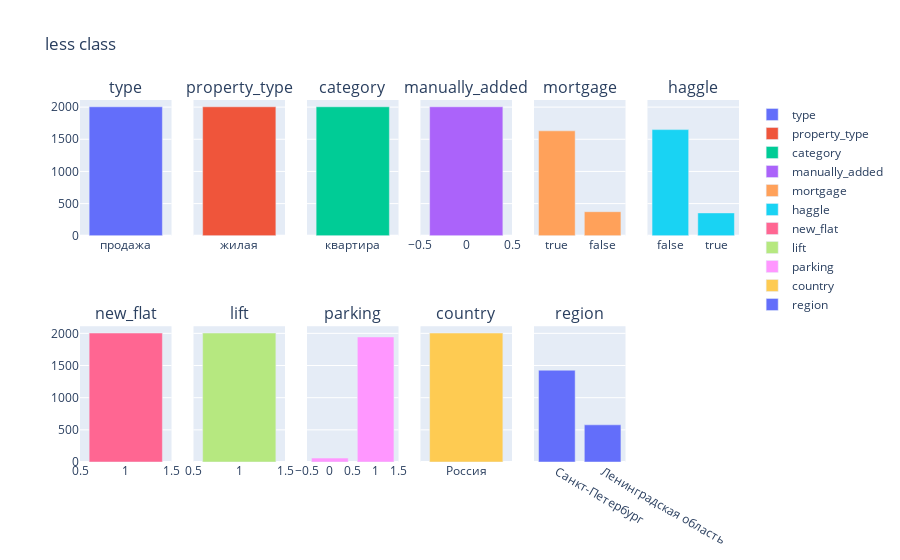

The notebook cell saved with this chart:
### Code cell
subplot_show(list_check_less_3, 'less class', col_num=6)

### Figure 1 — Plotly figure (JSON) as saved in the notebook; plotly's stock layout.template omitted (floating-point values rounded to 4 significant figures)
{"data": [{"name": "type", "type": "bar", "x": ["продажа"], "xaxis": "x", "y": [2005], "yaxis": "y"}, {"name": "property_type", "type": "bar", "x": ["жилая"], "xaxis": "x2", "y": [2005], "yaxis": "y2"}, {"name": "category", "type": "bar", "x": ["квартира"], "xaxis": "x3", "y": [2005], "yaxis": "y3"}, {"name": "manually_added", "type": "bar", "x": [0], "xaxis": "x4", "y": [2005], "yaxis": "y4"}, {"name": "mortgage", "type": "bar", "x": [true, false], "xaxis": "x5", "y": [1631, 374], "yaxis": "y5"}, {"name": "haggle", "type": "bar", "x": [false, true], "xaxis": "x6", "y": [1650, 355], "yaxis": "y6"}, {"name": "new_flat", "type": "bar", "x": [1], "xaxis": "x7", "y": [2005], "yaxis": "y7"}, {"name": "lift", "type": "bar", "x": [1], "xaxis": "x8", "y": [2005], "yaxis": "y8"}, {"name": "parking", "type": "bar", "x": [1, 0], "xaxis": "x9", "y": [1944, 61], "yaxis": "y9"}, {"name": "country", "type": "bar", "x": ["Россия"], "xaxis": "x10", "y": [2005], "yaxis": "y10"}, {"name": "region", "type": "bar", "x": ["Санкт-Петербург", "Ленинградская область"], "xaxis": "x11", "y": [1427, 578], "yaxis": "y11"}], "layout": {"annotations": [{"font": {"size": 16}, "showarrow": false, "text": "type", "x": 0.06944, "xanchor": "center", "xref": "paper", "y": 1, "yanchor": "bottom", "yref": "paper"}, {"font": {"size": 16}, "showarrow": false, "text": "property_type", "x": 0.2417, "xanchor": "center", "xref": "paper", "y": 1, "yanchor": "bottom", "yref": "paper"}, {"font": {"size": 16}, "showarrow": false, "text": "category", "x": 0.4139, "xanchor": "center", "xref": "paper", "y": 1, "yanchor": "bottom", "yref": "paper"}, {"font": {"size": 16}, "showarrow": false, "text": "manually_added", "x": 0.5861, "xanchor": "center", "xref": "paper", "y": 1, "yanchor": "bottom", "yref": "paper"}, {"font": {"size": 16}, "showarrow": false, "text": "mortgage", "x": 0.7583, "xanchor": "center", "xref": "paper", "y": 1, "yanchor": "bottom", "yref": "paper"}, {"font": {"size": 16}, "showarrow": false, "text": "haggle", "x": 0.9306, "xanchor": "center", "xref": "paper", "y": 1, "yanchor": "bottom", "yref": "paper"}, {"font": {"size": 16}, "showarrow": false, "text": "new_flat", "x": 0.06944, "xanchor": "center", "xref": "paper", "y": 0.375, "yanchor": "bottom", "yref": "paper"}, {"font": {"size": 16}, "showarrow": false, "text": "lift", "x": 0.2417, "xanchor": "center", "xref": "paper", "y": 0.375, "yanchor": "bottom", "yref": "paper"}, {"font": {"size": 16}, "showarrow": false, "text": "parking", "x": 0.4139, "xanchor": "center", "xref": "paper", "y": 0.375, "yanchor": "bottom", "yref": "paper"}, {"font": {"size": 16}, "showarrow": false, "text": "country", "x": 0.5861, "xanchor": "center", "xref": "paper", "y": 0.375, "yanchor": "bottom", "yref": "paper"}, {"font": {"size": 16}, "showarrow": false, "text": "region", "x": 0.7583, "xanchor": "center", "xref": "paper", "y": 0.375, "yanchor": "bottom", "yref": "paper"}], "autosize": true, "title": {"text": "less class"}, "xaxis": {"anchor": "y", "domain": [0, 0.1389]}, "xaxis10": {"anchor": "y10", "domain": [0.5167, 0.6556]}, "xaxis11": {"anchor": "y11", "domain": [0.6889, 0.8278]}, "xaxis12": {"anchor": "y12", "domain": [0.8611, 1]}, "xaxis2": {"anchor": "y2", "domain": [0.1722, 0.3111]}, "xaxis3": {"anchor": "y3", "domain": [0.3444, 0.4833]}, "xaxis4": {"anchor": "y4", "domain": [0.5167, 0.6556]}, "xaxis5": {"anchor": "y5", "domain": [0.6889, 0.8278]}, "xaxis6": {"anchor": "y6", "domain": [0.8611, 1]}, "xaxis7": {"anchor": "y7", "domain": [0, 0.1389]}, "xaxis8": {"anchor": "y8", "domain": [0.1722, 0.3111]}, "xaxis9": {"anchor": "y9", "domain": [0.3444, 0.4833]}, "yaxis": {"anchor": "x", "domain": [0.625, 1]}, "yaxis10": {"anchor": "x10", "domain": [0, 0.375], "matches": "y7", "showticklabels": false}, "yaxis11": {"anchor": "x11", "domain": [0, 0.375], "matches": "y7", "showticklabels": false}, "yaxis12": {"anchor": "x12", "domain": [0, 0.375], "matches": "y7", "showticklabels": false}, "yaxis2": {"anchor": "x2", "domain": [0.625, 1], "matches": "y", "showticklabels": false}, "yaxis3": {"anchor": "x3", "domain": [0.625, 1], "matches": "y", "showticklabels": false}, "yaxis4": {"anchor": "x4", "domain": [0.625, 1], "matches": "y", "showticklabels": false}, "yaxis5": {"anchor": "x5", "domain": [0.625, 1], "matches": "y", "showticklabels": false}, "yaxis6": {"anchor": "x6", "domain": [0.625, 1], "matches": "y", "showticklabels": false}, "yaxis7": {"anchor": "x7", "domain": [0, 0.375]}, "yaxis8": {"anchor": "x8", "domain": [0, 0.375], "matches": "y7", "showticklabels": false}, "yaxis9": {"anchor": "x9", "domain": [0, 0.375], "matches": "y7", "showticklabels": false}}}
